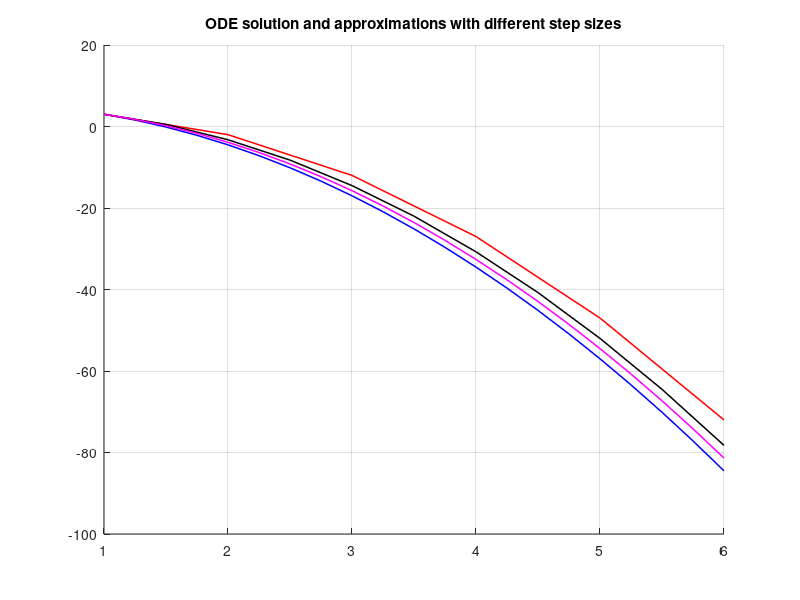

Reproduce this figure in MATLAB. (Note: this script raises an error after producing the figure.)
clc; clear; close all;

t0        = 1.0;           %   t starting value
t_final   = 6.0;           %   t final value
y0        = 3.0;           %   initial condition for y

% Step sizes
h1 = 1;
h2 = h1 / 2.0;
h3 = h2 / 2.0;

t1 = t0 : h1 : t_final;
t2 = t0 : h2 : t_final;
t3 = t0 : h3 : t_final;

% dy/dt
dy = @(t) -5*t;

ode_solution = @(t) -2.5 * t .^ 2 + 5.5;

y1 = [y0];
y2 = [y0];
y3 = [y0];

for t = t1
    y1 = [y1, y1(end) + h1 * dy(t)];
end

for t = t2
    y2 = [y2, y2(end) + h2 * dy(t)];
end

for t = t3
    y3 = [y3, y3(end) + h3 * dy(t)];
end

y1 = y1(1 : end - 1);
y2 = y2(1 : end - 1);
y3 = y3(1 : end - 1);

error_1 = (ode_solution(t1) - y1);
error_2 = (ode_solution(t2) - y2);
error_3 = (ode_solution(t3) - y3);

linewidth = 1.1;
figure; grid on; hold on;
title("ODE solution and approximations with different step sizes")
plot(t3, ode_solution(t3), 'b', "LineWidth", linewidth)
plot(t1,               y1, 'r', "LineWidth", linewidth)
plot(t2,               y2, 'k', "LineWidth", linewidth)
plot(t3,               y3, 'm', "LineWidth", linewidth)
legend("y = -2.5t^2 + 5.5", ...
       "h = " + num2str(h1), ...
       "h = " + num2str(h2), ...
       "h = " + num2str(h3))
ylabel("y")
xlabel("t")
xlim([t0,t_final])

figure; grid on; hold on;
title("ODE approximation errors with different step sizes")
plot(t1, error_1, 'r', "LineWidth", linewidth)
plot(t2, error_2, 'k', "LineWidth", linewidth)
plot(t3, error_3, 'm', "LineWidth", linewidth)
legend("h = " + num2str(h1), "h = " + num2str(h2), "h = " + num2str(h3))
ylabel("Error")
xlabel("t")
xlim([t0,t_final])

printOutMarkdown = true;

if printOutMarkdown
    for i = 2 : length(t1)
        fprintf("$y(%.2f) = y(%.2f) + h \\cdot y'(%.2f) = " + ...
               "%.2f + %.2f \\cdot (-5.0) \\cdot %.2f = %.2f$\n\n", ...
               t1(i), t1(i-1), t1(i-1), y1(i-1), h1, t1(i-1), y1(i));
    end
end


